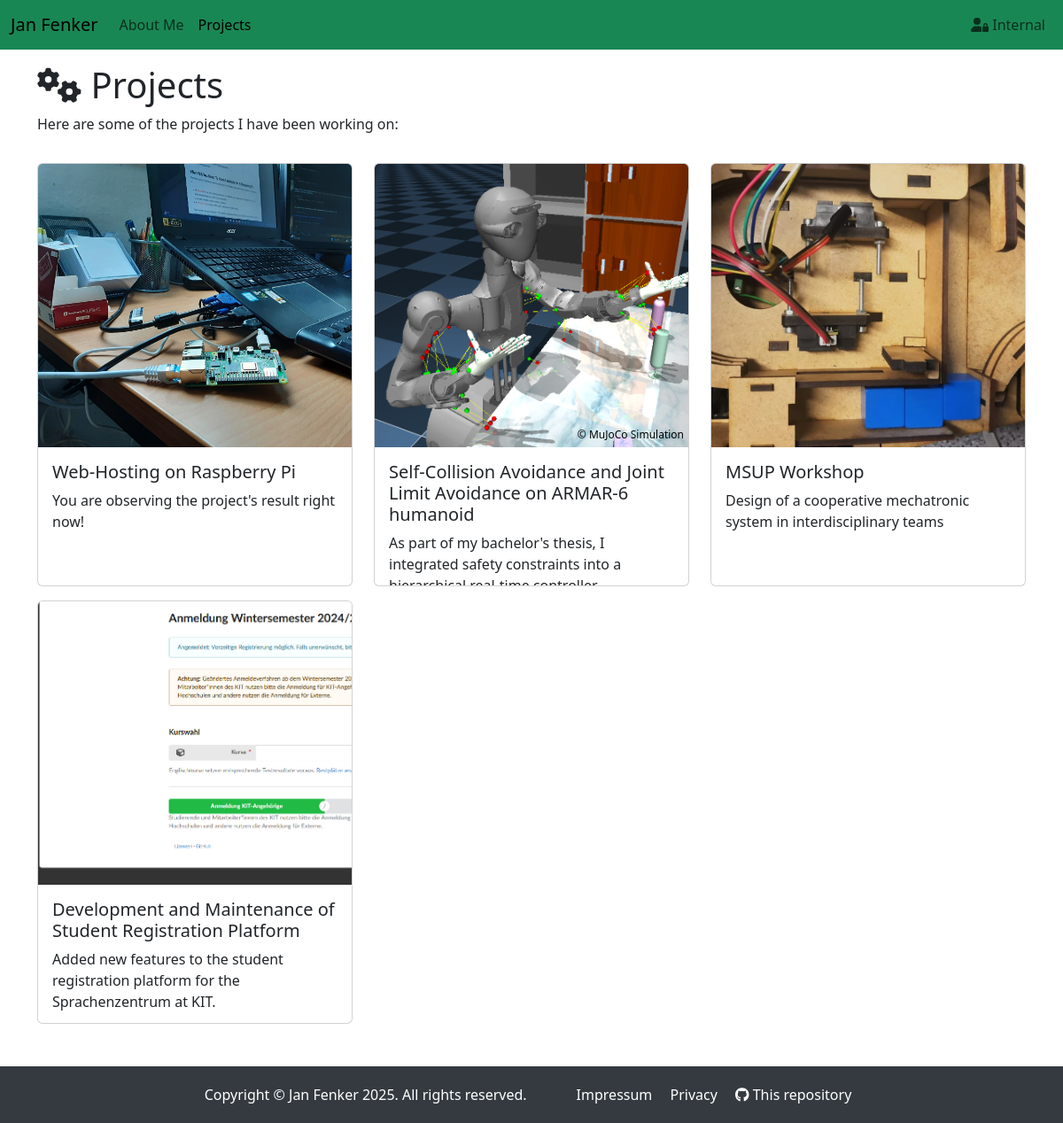
The app's page /projects with its own data.
### app/models.py (models this page shows, shortened)
class Project(db.Model):
    __tablename__ = 'project'
    id = db.Column(db.Integer, primary_key=True)
    title = db.Column(db.String(128), index=True, unique=True)
    title_brief = db.Column(db.String(64))
    period = db.Column(db.String(64), nullable=True)
    main_image_id = db.Column(db.Integer, db.ForeignKey('gallery.id'))
    bg_image = db.Column(db.String(64), nullable=True)
    description = db.Column(db.String(256))
    link = db.Column(db.String(64), nullable=True)
    link_ext = db.Column(db.String(128), nullable=True)
    gallery = db.relationship('Gallery', backref='project', lazy='joined', foreign_keys='Gallery.project_id')
    @property
    def image(self):
        return Gallery.query.get(self.main_image_id)

class Gallery(db.Model):
    __tablename__ = 'gallery'
    id = db.Column(db.Integer, primary_key=True)
    project_id = db.Column(db.Integer, db.ForeignKey('project.id'), nullable=True)
    src = db.Column(db.String(64), index=True, unique=True)
    alt = db.Column(db.String(64))
    cc = db.Column(db.String(128), nullable=True)
    cc_author = db.Column(db.String(64), nullable=True)

### app/views.py (the view)
@app.route('/projects')
def projects():
    projects = models.Project.query.all()
    return render_template('projects.html', title='Projects', projects=projects)

### app/templates/projects.html (shortened to what this page needs)
{% extends "base.html" %}
{% block content %}
    <h1>
        <i class="fa-solid fa-gears"></i>
        Projects
    </h1>
    <p>Here are some of the projects I have been working on:</p>
    <div class="row mb-5">
        {% for project in projects %}
            <div class="col-md-4 mt-3">
                {% if project.link %}
                    <a href="{{ url_for('project', link=project.link) }}">
                {% endif %}
                {% if project.link_ext %}
                    <a href="{{ project.link_ext }}" target="_blank">
                {% endif %}
                <div class="card">
                    <div style="position: relative; display: inline-block;">
                        <img src="{{ url_for('static', filename=project.image.src) }}" class="card-img-top"
                             alt="{{ project.image.alt }}">
                        {% if project.image.cc %}
                            <a href="{{ project.image.cc }}" target="_blank"
                               class="source-inline">
                                &copy;
                                {{ project.image.cc_author }}</a>
                        {% endif %}
                    </div>
                    <div class="card-body">
                        <h5 class="card-title">{{ project.title }}</h5>
                        <p class="card-text">{{ project.description }}</p>
                    </div>
                </div>
                {% if project.link or project.link_ext %}
                    </a>
                {% endif %}
            </div>
        {% endfor %}
    </div>
{% endblock %}

### records on screen
Project: src (picture), title "Web-Hosting on Raspberry Pi", description "You are observing the project's result right now!"
Project: src (picture), image.cc_author "MuJoCo Simulation", title "Self-Collision Avoidance and Joint Limit Avoidance on ARMAR-6 humanoid", description "As part of my bachelor's thesis, I integrated safety constraints into a…"
Project: src (picture), title "MSUP Workshop", description "Design of a cooperative mechatronic system in interdisciplinary teams"
Project: src (picture), title "Development and Maintenance of Student Registration Platform", description "Added new features to the student registration platform for the Sprachenzentrum at KIT."
